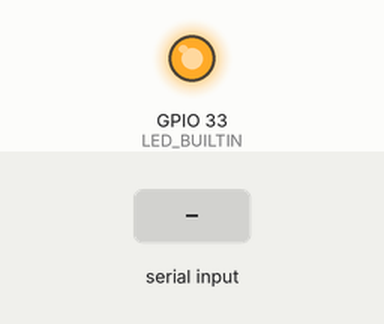
Recording of a sketch running on a simulated ESP32. Shown: output pins drawn as LEDs (lit = HIGH). The inputs (shaded band) are chosen by the test bench. WiFi joins after 1.5 s; servers stay silent unless stated; what the sketch prints to the serial monitor is not drawn.

Above: at 3.4 s.
3.5 s: "1" received over Serial
At 3.9 s:
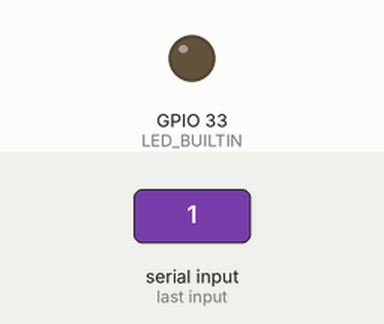
Timing chart, 0 to 6.5 s (numbered marks = the images above; inputs shaded):
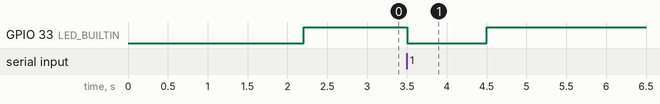

Measured:
- after the input at 3.5 s, GPIO 33 (LED_BUILTIN): HIGH → LOW at once, → HIGH 1.0 s later

The sketch:

Cam.ino
```cpp
// Include Required Libraries

#include <string.h>
#include <math.h>
#include "WiFi.h"
#include "secrets.h"
#define LED_BUILTIN 33
#include "secrets.h"
#define BUFF_SIZE 255

WiFiClient client;
uint8_t buffer[BUFF_SIZE];

void initWifi() {
  // Connect to Wi-Fi
  WiFi.begin(SSID, PASSWORD);
  Serial.print("Connecting to ");
  Serial.print(SSID);
  Serial.print(" ");
  while (WiFi.status() != WL_CONNECTED) {
    delay(1000);
    Serial.print(".");
  }
  Serial.println(" Wifi OK");

  Serial.print("Conneting to server ");
  while (!client.connect(HOST, PORT)) {
    delay(1000);
    Serial.print(".");
  }
  Serial.println(" Connection OK");
}

void setup() {

  // Start Serial Monitor
  Serial.begin(9600);

  pinMode(LED_BUILTIN, OUTPUT);
  Serial.println("");
  Serial.println("____Setup____");
  initWifi();
  Serial.println("");
  digitalWrite(LED_BUILTIN, HIGH);
}

void loop() {
  uint32_t size;
  digitalWrite(LED_BUILTIN, HIGH);
  if (Serial.available()) {
    digitalWrite(LED_BUILTIN, LOW);
    size = Serial.readBytes(buffer, BUFF_SIZE);
    for (uint32_t i = 0; i < size; i++) {
      client.write(buffer[i]);
    }
    Serial.print("Received from STM and send to server ");
    Serial.print(size);
    Serial.println(" octets");
  }
  if (client.available()) {
    digitalWrite(LED_BUILTIN, LOW);
    size = client.readBytes(buffer, BUFF_SIZE);
    for (uint32_t i = 0; i < size; i++) {
      Serial.write(buffer[i]);
    }
    Serial.print("Received from Server and send to STM ");
    Serial.print(size);
    Serial.println(" octets");
  }
}
```

secrets.h
```cpp
#ifndef _SECRETS_H
#define _SECRETS_H

#define PORT 2048
/*
#define SSID "server"
#define PASSWORD "123soleil"
#define HOST "10.42.0.1"
*/
#define SSID "vym"
#define PASSWORD "rozavel29"
#define HOST "192.168.179.87"
/*
#define SSID "Redmi Note 9 Pro"
#define PASSWORD "012345678"
#define HOST "192.168.179.158"
*/
#endif
```
